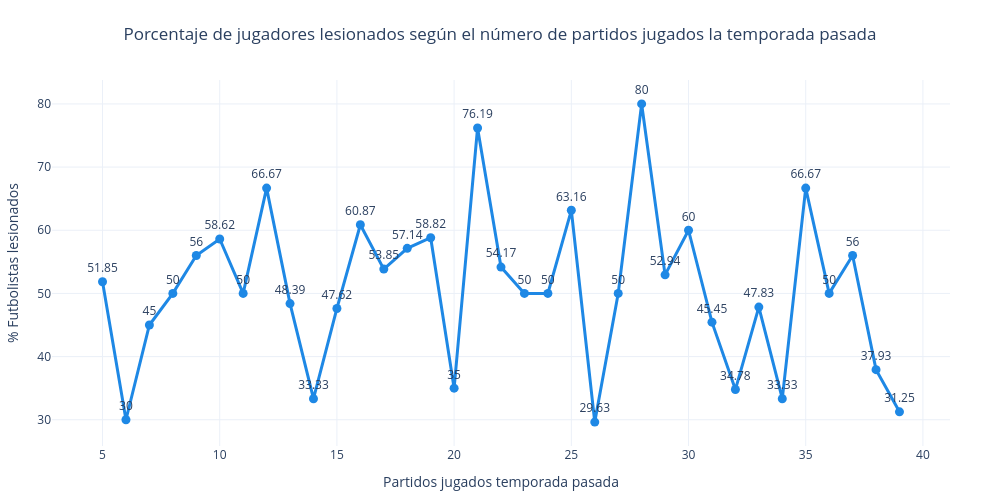

Write notebook code for a chart like this one.
### Code cell
# Mostramos el porcentaje de judagores lesionados en función a la carga de partidos de la temporada pasada
matchesPlayedInjury = round(df_csv.groupby('Matches_Played_Past_Season')['Injury_Current_Season'].mean()*100, 2)

maxPercentage = matchesPlayedInjury.max()
maxMatches = matchesPlayedInjury.idxmax()

matchesPlayedInjury = matchesPlayedInjury.reset_index()
matchesPlayedInjury.columns = ['Matches_Played_Past_Season', 'Injured_Players']

fig = px.line(
    matchesPlayedInjury,
    x='Matches_Played_Past_Season',
    y='Injured_Players',
    markers=True,
    text='Injured_Players',
    labels={
        'Matches_Played_Past_Season': 'Partidos jugados temporada pasada',
        'Injured_Players': '% Futbolistas lesionados'
    }
)

for trace in fig.data:
    trace.update(
        line=dict(width=3, color='#1E88E5'),
        marker=dict(size=9),
        textposition='top center',
        hovertemplate='Número de partidos %{x}<br>% Jugadores lesionados: %{y}<extra></extra>'
    )

# Layout general
fig.update_layout(
    title={
        'text': 'Porcentaje de jugadores lesionados según el número de partidos jugados la temporada pasada',
        'x': 0.5,
        'xanchor': 'center'
    },
    template='plotly_white',
    height=500,
    width=1000,
    showlegend=False,
    margin=dict(t=80, l=50, r=50, b=50)
)


fig.show()
print(f'El {maxPercentage}% de los judagores que jugaron {maxMatches} partidos en la temporada pasada, se han lesionasdo esta temporada')

### Figure 1 — Plotly figure (JSON) as saved in the notebook; plotly's stock layout.template omitted (floating-point values rounded to 4 significant figures)
{"data": [{"hovertemplate": "Número de partidos %{x}<br>% Jugadores lesionados: %{y}<extra></extra>", "legendgroup": "", "line": {"color": "#1E88E5", "dash": "solid", "width": 3}, "marker": {"size": 9, "symbol": "circle"}, "mode": "lines+markers+text", "name": "", "orientation": "v", "showlegend": false, "text": [51.85, 30.0, 45.0, 50.0, 56.0, 58.62, 50.0, 66.67, 48.39, 33.33, 47.62, 60.87, 53.85, 57.14, 58.82, 35.0, 76.19, 54.17, 50.0, 50.0, 63.16, 29.63, 50.0, 80.0, 52.94, 60.0, 45.45, 34.78, 47.83, 33.33, 66.67, 50.0, 56.0, 37.93, 31.25], "textposition": "top center", "type": "scatter", "x": [5, 6, 7, 8, 9, 10, 11, 12, 13, 14, 15, 16, 17, 18, 19, 20, 21, 22, 23, 24, 25, 26, 27, 28, 29, 30, 31, 32, 33, 34, 35, 36, 37, 38, 39], "xaxis": "x", "y": [51.85, 30.0, 45.0, 50.0, 56.0, 58.62, 50.0, 66.67, 48.39, 33.33, 47.62, 60.87, 53.85, 57.14, 58.82, 35.0, 76.19, 54.17, 50.0, 50.0, 63.16, 29.63, 50.0, 80.0, 52.94, 60.0, 45.45, 34.78, 47.83, 33.33, 66.67, 50.0, 56.0, 37.93, 31.25], "yaxis": "y"}], "layout": {"height": 500, "legend": {"tracegroupgap": 0}, "margin": {"b": 50, "l": 50, "r": 50, "t": 80}, "showlegend": false, "title": {"text": "Porcentaje de jugadores lesionados según el número de partidos jugados la temporada pasada", "x": 0.5, "xanchor": "center"}, "width": 1000, "xaxis": {"anchor": "y", "domain": [0, 1], "title": {"text": "Partidos jugados temporada pasada"}}, "yaxis": {"anchor": "x", "domain": [0, 1], "title": {"text": "% Futbolistas lesionados"}}}}
